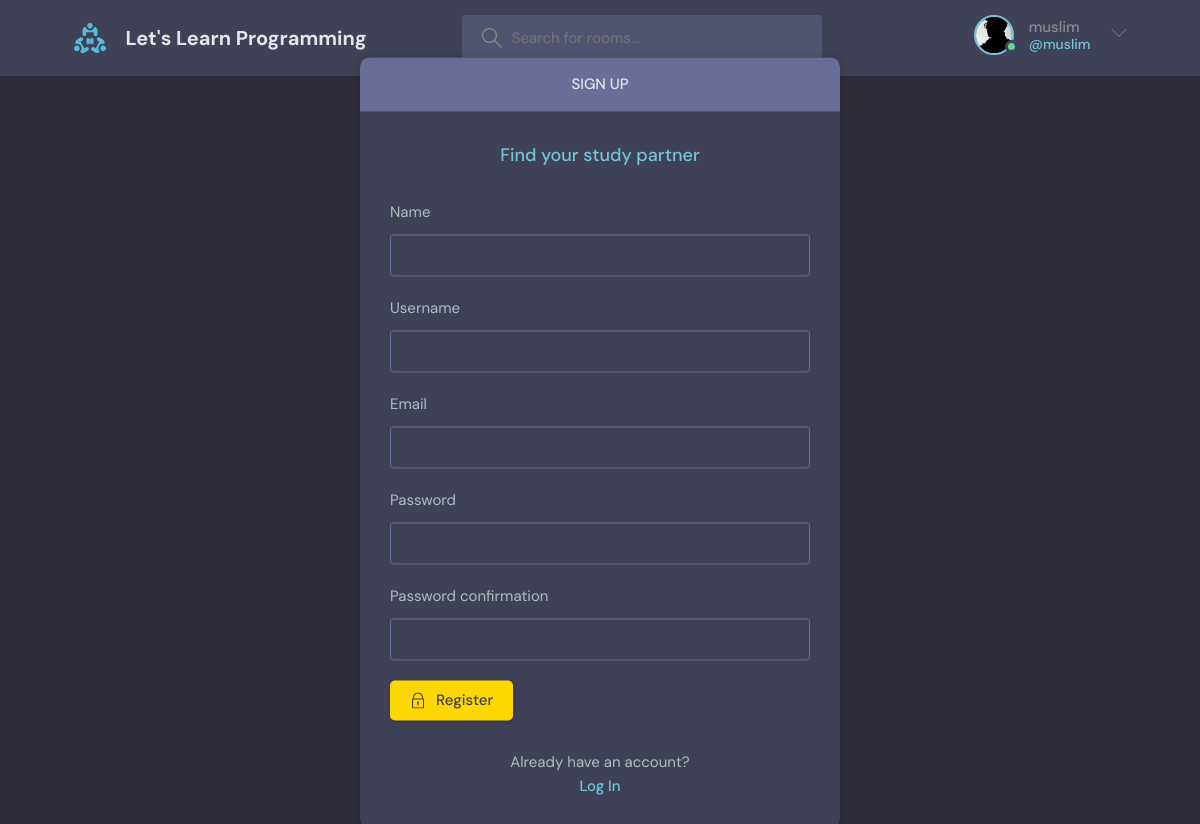
The page /users/register/ (signed in) on the database its author committed.
### users/models.py (models this page shows)
class User(AbstractUser):
    name = models.CharField(max_length=200, null=True, blank=True)
    email = models.EmailField(blank=True, null=True)
    bio = models.TextField(null=True)
    avatar = models.ImageField(null=True, default='avatar.svg')

### users/views.py (the view, shortened to what this page needs)
# urls.py: path('register/', registerUser, name='register'),
def registerUser(request):
    page = 'register'
    form = MyUserCreationForm()
    context = {'form': form}
    return render(request, 'registration/register.html', context)

### users/forms.py
class MyUserCreationForm(UserCreationForm):
    class Meta:
        model = User
        fields = ['name', 'username', 'email', 'password1', 'password2']

### users/templates/registration/register.html (shortened to what this page needs)
{% extends 'main.html' %}
{% block content %}
    <main class="auth layout">
        <div class="container">
            <div class="layout__box">
                <div class="layout__boxHeader">
                    <div class="layout__boxTitle">
                        <h3>Sign up</h3>
                    </div>
                </div>
                <div class="layout__body">
                    <h2 class="auth__tagline">Find your study partner</h2>
                    <form action="" method="POST">
                        {% for field in form %}
                            <div class="form__group form__group">
                                <label for="room_name">{{ field.label }}</label>
                                {{ field }}
                            </div>
                        {% endfor %}
                        <button class="btn btn--main" type="submit">
                            Register
                        </button>
                    </form>
                    <div class="auth__action">
                        <p>Already have an account?</p>
                        <a href="{% url 'login' %}" class="btn btn--link">Log In</a>
                    </div>
                </div>
            </div>
        </div>
    </main>
{% endblock %}

### templates/navbar.html (shortened to what this page needs)
{% load static %}
<header class="header header--loggedIn">
    <div class="container">
        <a href="{% url 'home' %}" class="header__logo">
            <img src="{% static 'img/logo.svg' %}"/>
            <h1>Let's Learn Programming</h1>
        </a>
        <form class="header__search" method="get" action="{% url 'home' %}">
            <label>
                <input type="text" name="q" placeholder="Search for rooms..."/>
            </label>
        </form>
        <nav class="header__menu">
            {% if request.user.is_authenticated %}
                <div class="header__user">
                    <a href="{% url 'user-profile' user.id %}">
                        <div class="avatar avatar--medium active">
                            <img src="{{ request.user.avatar.url }}"/>
                        </div>
                        <p>{{ request.user.username }} <span>@{{ request.user.username }}</span></p>
                    </a>
                    <button class="dropdown-button">
                        <svg version="1.1" xmlns="http://www.w3.org/2000/svg" width="32" height="32"
                             viewBox="0 0 32 32">
                            <title>chevron-down</title>
                            <path d="M16 21l-13-13h-3l16 16 16-16h-3l-13 13z"></path>
                        </svg>
                    </button>
                </div>
            {% else %}
                <a href="{% url 'login' %}">
                  <img src="{% static 'img/avatar.svg' %}" />
                  <p>Login</p>
                </a>
            {% endif %}
        </nav>
    </div>
</header>

### rows shown on the page
User: user.avatar (picture), user.username "muslim"

### other values the page prints
{{ field.label }} "Name" "Username" "Email" "Password" "Password confirmation"
